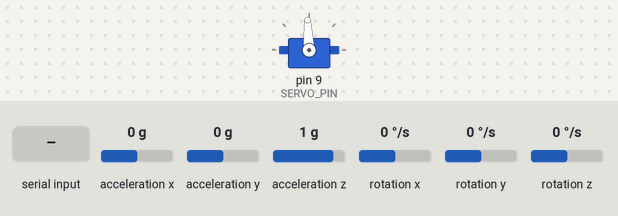
Simulated run of this sketch. Board: Arduino Uno, built with avr-gcc and run on an emulated ATmega328P. Parts: servo. Wiring (inferred from the names in the program): MPU-6050 motion sensor at I2C address 0x68. Inputs (shaded band) come from the test bench; at power-on: acceleration x 0 g, acceleration y 0 g, acceleration z 1 g, rotation x 0 °/s, rotation y 0 °/s, rotation z 0 °/s. What the sketch prints to the serial monitor is not drawn.

Above: at 1.2 s.
1.3 s: "1" received over Serial
At 2.1 s:
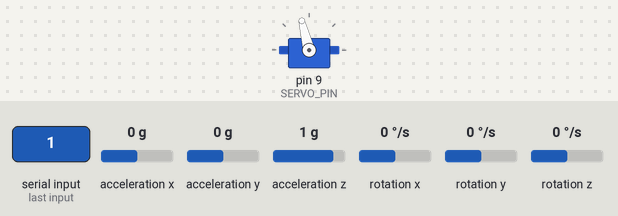
2.8 s: byte 100 ('d') received over Serial
At 3.3 s:
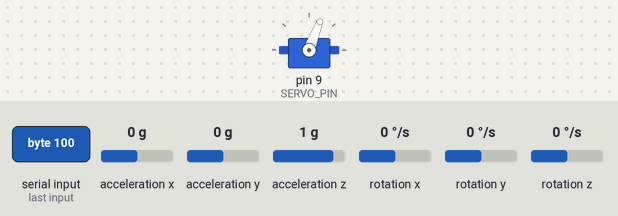
4.3 s: "4" received over Serial
At 5.5 s:
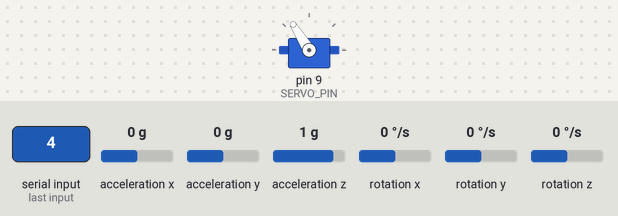
5.8 s: byte 101 ('e') received over Serial
At 6.7 s:
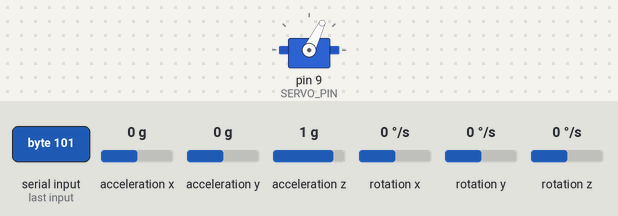
7.3 s: "c" received over Serial
At 7.9 s:
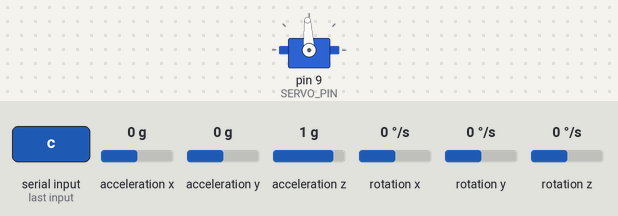
Timing chart, 0 to 9.8 s (numbered marks = the images above; inputs shaded):
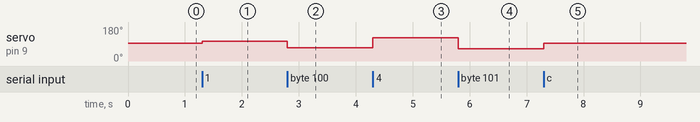

Measured:
- after the input at 1.3 s, servo on pin 9 (SERVO_PIN): 93° → 104° at once
- after the input at 2.8 s, servo on pin 9 (SERVO_PIN): 104° → 69° at once
- after the input at 4.3 s, servo on pin 9 (SERVO_PIN): 69° → 122° at once
- after the input at 5.8 s, servo on pin 9 (SERVO_PIN): 122° → 64° at once
- after the input at 7.3 s, servo on pin 9 (SERVO_PIN): 64° → 93° at once

The sketch:

test2_servo_imu.ino
```cpp
// TEST 2 — SERVO + IMU
// Commands: t=stream c=center p=print 1-5=+angles a-e=-angles

#include <Wire.h>
#include <Servo.h>

#define SERVO_PIN       9
#define SERVO_CENTER_US 1500
#define SERVO_RANGE_US  300
#define CMD_LIMIT       25.0f
#define MPU_ADDR        0x68
#define GYRO_SENS       131.0f
#define COMP_ALPHA      0.98f
#define LOOP_US         5000UL   // 200Hz

Servo platformServo;
float pitchDeg = 0.0f, pitchDot = 0.0f;
bool  streaming = false;
uint32_t lastLoopUs = 0;

void mpuWrite(uint8_t reg, uint8_t val) {
    Wire.beginTransmission(MPU_ADDR); Wire.write(reg); Wire.write(val); Wire.endTransmission(true);
}
void mpuReadBytes(uint8_t reg, uint8_t n, uint8_t* buf) {
    Wire.beginTransmission(MPU_ADDR); Wire.write(reg); Wire.endTransmission(false);
    Wire.requestFrom(MPU_ADDR, n, true);
    for (uint8_t i=0; i<n; i++) buf[i]=Wire.read();
}
void mpuInit() {
    mpuWrite(0x6B,0x00); delay(50);
    mpuWrite(0x1B,0x00); mpuWrite(0x1C,0x00); mpuWrite(0x1A,0x05);
}
float clampf(float x, float lo, float hi) { return x<lo?lo:(x>hi?hi:x); }

void applyServo(float deg) {
    deg = clampf(deg, -CMD_LIMIT, CMD_LIMIT);
    platformServo.writeMicroseconds(SERVO_CENTER_US + (int)(deg*(SERVO_RANGE_US/CMD_LIMIT)));
    Serial.print("Servo -> "); Serial.print(deg); Serial.println(" deg");
}

void setup() {
    Serial.begin(115200); Wire.begin(); Wire.setClock(400000); mpuInit();
    platformServo.attach(SERVO_PIN);
    platformServo.writeMicroseconds(SERVO_CENTER_US);
    Serial.println("TEST 2 — SERVO + IMU");
    Serial.println("t=stream c=center p=print 1-5=+10to+25deg a-e=-10to-25deg");
    Wire.beginTransmission(MPU_ADDR);
    Serial.println(Wire.endTransmission()==0 ? "MPU6050: FOUND" : "MPU6050: NOT FOUND");
    lastLoopUs = micros();
}

void loop() {
    uint32_t nowUs = micros();
    if ((uint32_t)(nowUs-lastLoopUs) >= LOOP_US) {
        float dt = (float)(nowUs-lastLoopUs)*1e-6f;
        lastLoopUs = nowUs;
        uint8_t buf[14]; mpuReadBytes(0x3B,14,buf);
        int16_t ay=(int16_t)((buf[0]<<8)|buf[1]);
        int16_t ax=(int16_t)((buf[2]<<8)|buf[3]);
        int16_t az=(int16_t)((buf[4]<<8)|buf[5]);
        int16_t gy=(int16_t)((buf[10]<<8)|buf[11]);
        float accPitch = atan2f(-(float)ax, sqrtf((float)ay*(float)ay+(float)az*(float)az))*57.29578f;
        float gyroDps  = (float)gy/GYRO_SENS;
        pitchDeg = COMP_ALPHA*(pitchDeg+gyroDps*dt)+(1.0f-COMP_ALPHA)*accPitch;
        pitchDot = gyroDps*(PI/180.0f);
        static int sc=0;
        if (streaming && ++sc>=20) {
            sc=0;
            Serial.print("alpha="); Serial.print(pitchDeg,2);
            Serial.print(" deg  rate="); Serial.print(pitchDot,3); Serial.println(" rad/s");
        }
    }
    if (!Serial.available()) return;
    char cmd = Serial.read();
    switch(cmd) {
        case 't': streaming=!streaming; Serial.println(streaming?"Stream ON":"Stream OFF"); break;
        case 'c': applyServo(0);   break;
        case 'p':
            Serial.print("angle="); Serial.print(pitchDeg,2);
            Serial.print(" rate="); Serial.println(pitchDot,3); break;
        case '1': applyServo(10);  break;
        case '2': applyServo(15);  break;
        case '3': applyServo(20);  break;
        case '4': applyServo(25);  break;
        case '5': applyServo(5);   break;
        case 'a': applyServo(-10); break;
        case 'b': applyServo(-15); break;
        case 'd': applyServo(-20); break;
        case 'e': applyServo(-25); break;
    }
}
```
